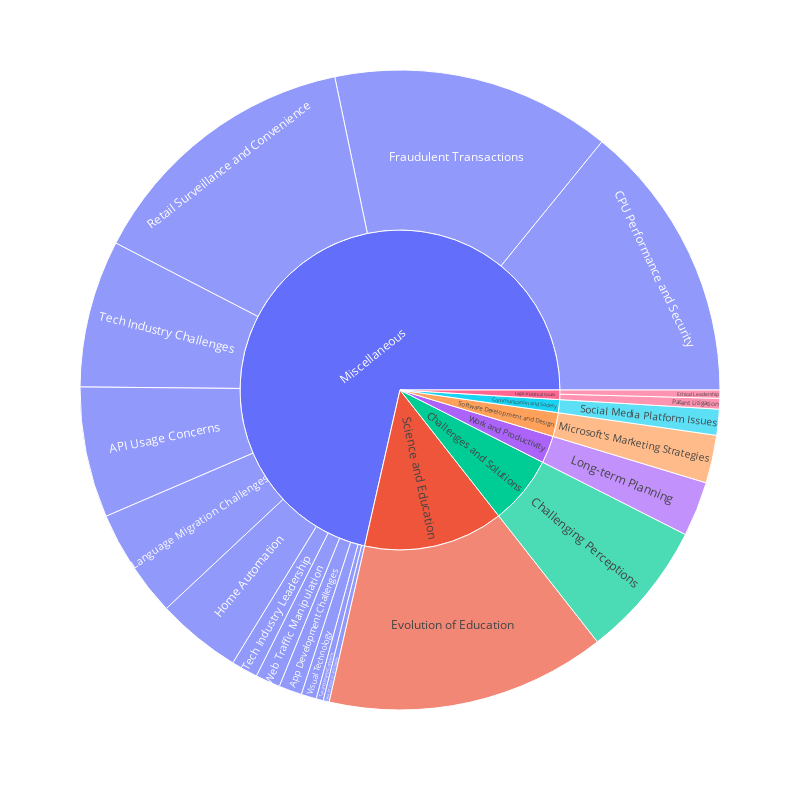

This figure's notebook cell:
### Markdown cell above
### You can even specify the alternative subset to compare outliers

### Code cell
res = get_topic_diff(dict(q1=" search('openai') and published > '2024-01-01' ",
                          q2=" search('openai') and published < '2024-01-01' " )).json()
df = pd.DataFrame(res["topics"]).dropna()
fig = px.sunburst(df.iloc[:30], path=["topic_group_short_title", "short_title"], values="prevalence_ratio", hover_data=["one_sentence_summary", "topic_id"] )
fig.update_layout(width=800, height=800)
fig

### Figure 1 — Plotly figure (JSON) as saved in the notebook; plotly's stock layout.template omitted (floating-point values rounded to 4 significant figures)
{"data": [{"branchvalues": "total", "customdata": [["Various concerns and considerations related to the usage of APIs, including GraphQL vs REST, API documentation, third-party client security, and accessibility.", 124], ["Discussions around the challenges faced by developers in choosing between various platforms and methods for application development.", 190], ["The theme explores the relationship between CPU performance and security, discussing the advantages of Intel over AMD, red teaming at Intel, and the impact of security on management decisions.", 50], ["Challenging assumptions and expectations in professional and personal endeavors, while grappling with the balance between effort and appearance.", 4], ["The theme explores the implementation, manipulation, and understanding of data structures through coding syntax and objects.", 178], ["The theme explores ethical considerations in leadership, employee treatment, and decision-making within organizations.", 492], ["The theme explores the evolution and impact of educational methods on students and society.", 68], ["This theme explores various examples of fraudulent activities such as scams, counterfeit sales, and deceptive practices in transactions.", 383], ["The theme explores the use of smart devices and automation technology in homes.", 220], ["The theme discusses challenges and transformations in popular programming languages like Python and Perl.", 49], ["The theme discusses the importance of long-term planning in various contexts, comparing it to short-term strategies.", 486], ["An analysis of Microsoft's marketing strategies based on user perspectives and the company's strengths in various products and services.", 43], ["The theme revolves around the legal aspects of patent litigation, defense against infringement claims, and the implications of patents on businesses and innovation.", 6], ["The theme explores the convenience of shopping experiences alongside concerns regarding surveillance technologies in retail environments.", 369], ["The examples highlight various issues with different social media platforms such as Twitter, Soundcloud, and Facebook, including problems related to content sharing, blocking users, verification processes, and potential DRM implementations.", 431], ["The theme revolves around tax implications, financial concerns, and market predictions within the context of company profitability, shareholder investments, and government policies.", 143], ["The theme explores challenges and changes in the tech industry, from the impact of the dot-com era to the evolution of email marketing strategies.", 319], ["The theme explores the leadership and impact of iconic figures like Bill Gates, Steve Jobs, and others in the tech industry.", 363], ["The theme explores the intersection of modern visual technology with traditional art techniques, including high definition imaging, optical flow tracking, and special filters for astrophotography.", 194], ["The theme explores tactics and strategies used to manipulate web traffic, search engine rankings, and affiliate link usage.", 147], ["(?)", "(?)"], ["Challenging assumptions and expectations in professional and personal endeavors, while grappling with the balance between effort and appearance.", 4], ["The examples highlight various issues with different social media platforms such as Twitter, Soundcloud, and Facebook, including problems related to content sharing, blocking users, verification processes, and potential DRM implementations.", 431], ["(?)", "(?)"], ["The theme explores the evolution and impact of educational methods on students and society.", 68], ["An analysis of Microsoft's marketing strategies based on user perspectives and the company's strengths in various products and services.", 43], ["The theme discusses the importance of long-term planning in various contexts, comparing it to short-term strategies.", 486]], "domain": {"x": [0, 1], "y": [0, 1]}, "hovertemplate": "labels=%{label}<br>prevalence_ratio=%{value}<br>parent=%{parent}<br>id=%{id}<br>one_sentence_summary=%{customdata[0]}<br>topic_id=%{customdata[1]}<extra></extra>", "ids": ["Miscellaneous/API Usage Concerns", "Miscellaneous/App Development Challenges", "Miscellaneous/CPU Performance and Security", "Challenges and Solutions/Challenging Perceptions", "Miscellaneous/Data Structures and Syntax", " Legal and Ethical Issues/Ethical Leadership", "Science and Education/Evolution of Education", "Miscellaneous/Fraudulent Transactions", "Miscellaneous/Home Automation", "Miscellaneous/Language Migration Challenges", "Work and Productivity/Long-term Planning", "Software Development and Design/Microsoft's Marketing Strategies", " Legal and Ethical Issues/Patent Litigation", "Miscellaneous/Retail Surveillance and Convenience", "Communication and Society/Social Media Platform Issues", "Miscellaneous/Tax and Finance Concerns", "Miscellaneous/Tech Industry Challenges", "Miscellaneous/Tech Industry Leadership", "Miscellaneous/Visual Technology", "Miscellaneous/Web Traffic Manipulation", " Legal and Ethical Issues", "Challenges and Solutions", "Communication and Society", "Miscellaneous", "Science and Education", "Software Development and Design", "Work and Productivity"], "labels": ["API Usage Concerns", "App Development Challenges", "CPU Performance and Security", "Challenging Perceptions", "Data Structures and Syntax", "Ethical Leadership", "Evolution of Education", "Fraudulent Transactions", "Home Automation", "Language Migration Challenges", "Long-term Planning", "Microsoft's Marketing Strategies", "Patent Litigation", "Retail Surveillance and Convenience", "Social Media Platform Issues", "Tax and Finance Concerns", "Tech Industry Challenges", "Tech Industry Leadership", "Visual Technology", "Web Traffic Manipulation", " Legal and Ethical Issues", "Challenges and Solutions", "Communication and Society", "Miscellaneous", "Science and Education", "Software Development and Design", "Work and Productivity"], "name": "", "parents": ["Miscellaneous", "Miscellaneous", "Miscellaneous", "Challenges and Solutions", "Miscellaneous", " Legal and Ethical Issues", "Science and Education", "Miscellaneous", "Miscellaneous", "Miscellaneous", "Work and Productivity", "Software Development and Design", " Legal and Ethical Issues", "Miscellaneous", "Communication and Society", "Miscellaneous", "Miscellaneous", "Miscellaneous", "Miscellaneous", "Miscellaneous", "", "", "", "", "", "", ""], "type": "sunburst", "values": [46.76, 8.259, 100, 49.23, 2.137, 2.947, 100, 100, 30.31, 39.0, 19.62, 17.12, 3.818, 100, 9.267, 2.562, 52.65, 9.5, 5.434, 8.857, 6.764, 49.23, 9.267, 505.5, 100, 17.12, 19.62]}], "layout": {"height": 800, "legend": {"tracegroupgap": 0}, "margin": {"t": 60}, "width": 800}}
